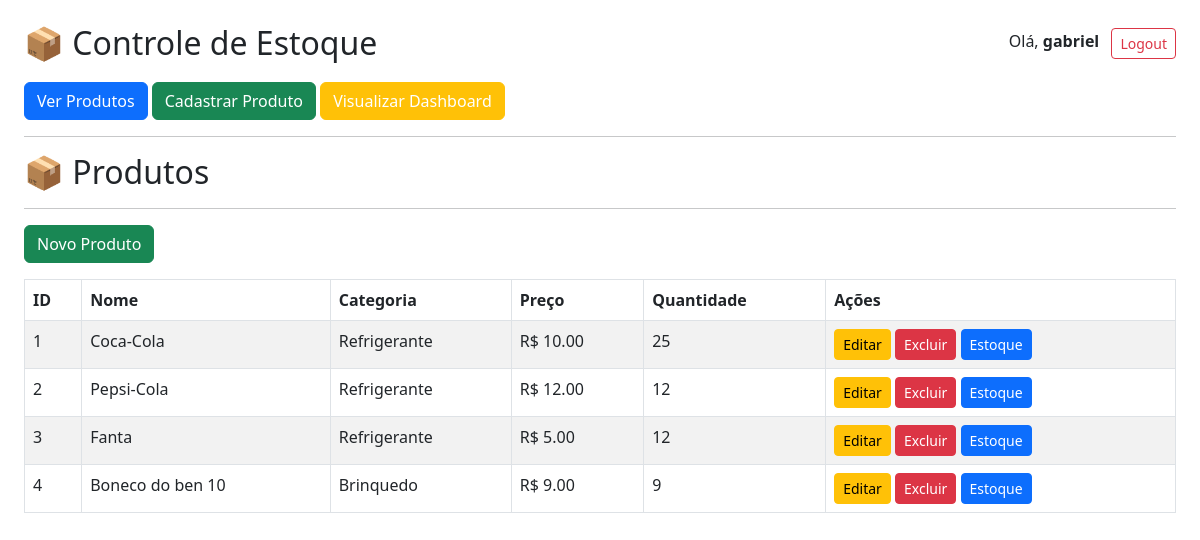
The page /produtos (signed in) on the database as committed earlier.
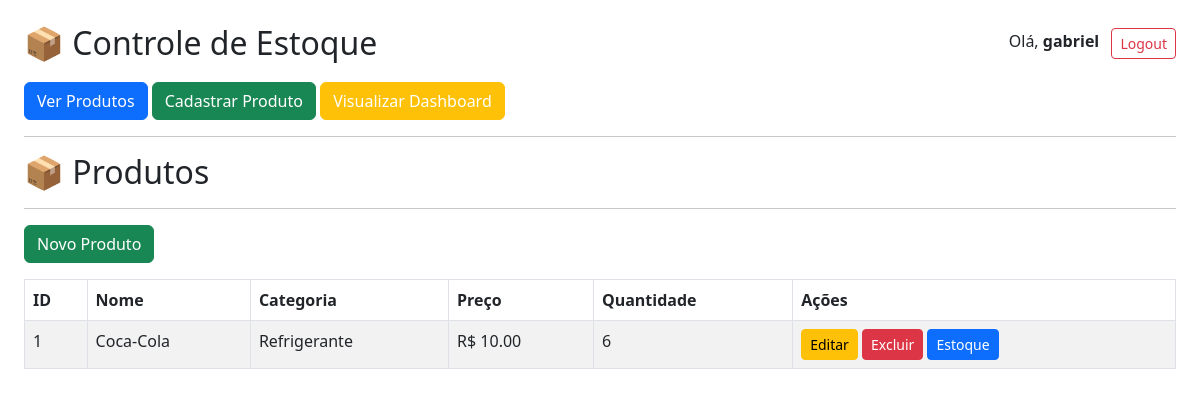
The same page on the database as committed later.
### models.py (models this page shows, shortened)
class Produto(Base):
    __tablename__ = 'produtos'
    id_produto = Column(Integer, primary_key=True)
    nome = Column(String(80), nullable=False)
    preco = Column(Float, nullable=False)
    categoria = Column(String(40))
    quantidade = Column(Integer, default=0)
    estoque = relationship("Estoque", back_populates="produto")

### app.py (the view)
@app.route("/produtos")
@login_required
def produtos():
    lista = db_session.execute(select(Produto)).scalars().all()
    return render_template("lista_produtos.html", produtos=lista)

### app.py (called while the page is built)
def login_required(f):
    from functools import wraps
    @wraps(f)
    def wrapper(*args, **kwargs):
        if "usuario_id" not in session:
            flash("Faça login primeiro.", "warning")
            return redirect("/login")
        return f(*args, **kwargs)
    return wrapper

### templates/lista_produtos.html
{% extends 'index.html' %}
{% block conteudo %}
    <h2>📦 Produtos</h2>
    <hr>
    <a href="/produto/cadastrar" class="btn btn-success mb-3">Novo Produto</a>
    <table class="table table-striped table-bordered">
        <thead>
        <tr>
            <th>ID</th>
            <th>Nome</th>
            <th>Categoria</th>
            <th>Preço</th>
            <th>Quantidade</th>
            <th>Ações</th>
        </tr>
        </thead>
        <tbody>
        {% for p in produtos %}
        <tr>
            <td>{{ p.id_produto }}</td>
            <td>{{ p.nome }}</td>
            <td>{{ p.categoria }}</td>
            <td>R$ {{ "%.2f"|format(p.preco) }}</td>
            <td>{{ p.quantidade }}</td>
            <td>
                <a href="/produto/{{ p.id_produto }}" class="btn btn-warning btn-sm">Editar</a>
                <a href="/produto/{{ p.id_produto }}/delete" class="btn btn-danger btn-sm">Excluir</a>
                <a href="/estoque/{{ p.id_produto }}" class="btn btn-primary btn-sm">Estoque</a>
            </td>
        </tr>
        {% endfor %}
        </tbody>
    </table>
{% endblock conteudo %}

### templates/index.html (shortened to what this page needs)
<!DOCTYPE html>
<html lang="pt-BR">
<head>
    <link rel="stylesheet" href="https://cdn.jsdelivr.net/npm/bootstrap@5.3.0/dist/css/bootstrap.min.css">
</head>
<body class="p-4">
    <div class="d-flex justify-content-between align-items-center mb-3">
        <div>
            <h2 class="m-0">📦 Controle de Estoque</h2>
        </div>
        <div>
            {% if session.get('usuario_nome') %}
                <span class="me-2">Olá, <strong>{{ session['usuario_nome'] }}</strong></span>
                <a href="/logout" class="btn btn-outline-danger btn-sm">Logout</a>
            {% else %}
                <a href="/login" class="btn btn-outline-primary btn-sm me-2">Login</a>
                <a href="/usuario/cadastrar" class="btn btn-outline-success btn-sm">Criar conta</a>
            {% endif %}
        </div>
    </div>
    <p>
        <a href="/produtos" class="btn btn-primary mt-1">Ver Produtos</a>
        <a href="/produto/cadastrar" class="btn btn-success mt-1">Cadastrar Produto</a>
        <a href="/dashboard" class="btn btn-warning mt-1 text-white">Visualizar Dashboard</a>
    </p>
    <hr>
    {% block conteudo %}{% endblock %}
</body>
</html>

Rows that differ between the two databases and show on the page:
removed Produto: id_produto "2", nome "Pepsi-Cola", categoria "Refrigerante", preco "12.00", quantidade "12"
removed Produto: id_produto "3", nome "Fanta", categoria "Refrigerante", preco "5.00", quantidade "12"
removed Produto: id_produto "4", nome "Boneco do ben 10", categoria "Brinquedo", preco "9.00", quantidade "9"
changed Produto "Coca-Cola": quantidade "25" → "6"
